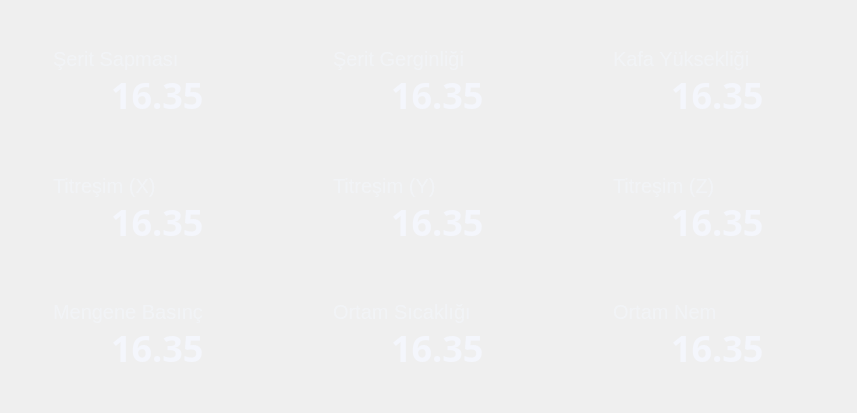
   <widget class="QFrame" name="Container_4">
    <property name="geometry">
     <rect>
      <x>1033</x>
      <y>423</y>
      <width>857</width>
      <height>413</height>
     </rect>
    </property>
    <property name="styleSheet">
     <string notr="true">QFrame {
    background: qlineargradient(
        x1:0, y1:0, x2:0, y2:1,
        stop:0 rgba(6, 11, 38, 240),
        stop:1 rgba(26, 31, 55, 0)
    );
    border-radius: 20px;
}
</string>
    </property>
    <property name="frameShape">
     <enum>QFrame::StyledPanel</enum>
    </property>
    <property name="frameShadow">
     <enum>QFrame::Raised</enum>
    </property>
    <widget class="QFrame" name="FrameSeritSapmasi">
     <property name="geometry">
      <rect>
       <x>20</x>
       <y>27</y>
       <width>260</width>
       <height>105</height>
      </rect>
     </property>
     <property name="styleSheet">
      <string notr="true">QFrame {
    background: qlineargradient(
        x1:0, y1:0, x2:0, y2:1,
        stop:0 rgba(6, 11, 38, 240),
        stop:1 rgba(26, 31, 55, 0)
    );
    border-radius: 20px;
}
</string>
     </property>
     <property name="frameShape">
      <enum>QFrame::StyledPanel</enum>
     </property>
     <property name="frameShadow">
      <enum>QFrame::Raised</enum>
     </property>
     <widget class="QLabel" name="labelSeritSapmasi">
      <property name="geometry">
       <rect>
        <x>33</x>
        <y>20</y>
        <width>151</width>
        <height>31</height>
       </rect>
      </property>
      <property name="styleSheet">
       <string notr="true">QLabel{
	background-color: transparent;
	color: rgba(244, 246, 252, 151);
	font-family: 'Plus-Jakarta-Sans';
	font-weight: medium;
	font-size: 20px;
}</string>
      </property>
      <property name="text">
       <string>Şerit Sapması</string>
      </property>
      <property name="alignment">
       <set>Qt::AlignLeading|Qt::AlignLeft|Qt::AlignTop</set>
      </property>
     </widget>
     <widget class="QLabel" name="labelSeritSapmasiValue">
      <property name="geometry">
       <rect>
        <x>91</x>
        <y>43</y>
        <width>101</width>
        <height>50</height>
       </rect>
      </property>
      <property name="font">
       <font>
        <family>Plus-Jakarta-Sans</family>
        <pointsize>-1</pointsize>
        <weight>75</weight>
        <bold>true</bold>
       </font>
      </property>
      <property name="styleSheet">
       <string notr="true">QLabel{
	background-color: transparent;
	color: #F4F6FC;
	font-family: 'Plus-Jakarta-Sans';
	font-weight: bold;
	font-size: 36px;
}</string>
      </property>
      <property name="text">
       <string>16.35</string>
      </property>
     </widget>
    </widget>
    <widget class="QFrame" name="FrameSeritGerginligi">
     <property name="geometry">
      <rect>
       <x>300</x>
       <y>27</y>
       <width>260</width>
       <height>105</height>
      </rect>
     </property>
     <property name="styleSheet">
      <string notr="true">QFrame {
    background: qlineargradient(
        x1:0, y1:0, x2:0, y2:1,
        stop:0 rgba(6, 11, 38, 240),
        stop:1 rgba(26, 31, 55, 0)
    );
    border-radius: 20px;
}
</string>
     </property>
     <property name="frameShape">
      <enum>QFrame::StyledPanel</enum>
     </property>
     <property name="frameShadow">
      <enum>QFrame::Raised</enum>
     </property>
     <widget class="QLabel" name="labelSeritGerginligi">
      <property name="geometry">
       <rect>
        <x>33</x>
        <y>20</y>
        <width>151</width>
        <height>31</height>
       </rect>
      </property>
      <property name="styleSheet">
       <string notr="true">QLabel{
	background-color: transparent;
	color: rgba(244, 246, 252, 151);
	font-family: 'Plus-Jakarta-Sans';
	font-weight: medium;
	font-size: 20px;
}</string>
      </property>
      <property name="text">
       <string>Şerit Gerginliği</string>
      </property>
      <property name="alignment">
       <set>Qt::AlignLeading|Qt::AlignLeft|Qt::AlignTop</set>
      </property>
     </widget>
     <widget class="QLabel" name="labelSeritGerginligiValue">
      <property name="geometry">
       <rect>
        <x>91</x>
        <y>43</y>
        <width>101</width>
        <height>50</height>
       </rect>
      </property>
      <property name="font">
       <font>
        <family>Plus-Jakarta-Sans</family>
        <pointsize>-1</pointsize>
        <weight>75</weight>
        <bold>true</bold>
       </font>
      </property>
      <property name="styleSheet">
       <string notr="true">QLabel{
	background-color: transparent;
	color: #F4F6FC;
	font-family: 'Plus-Jakarta-Sans';
	font-weight: bold;
	font-size: 36px;
}</string>
      </property>
      <property name="text">
       <string>16.35</string>
      </property>
     </widget>
    </widget>
    <widget class="QFrame" name="FrameKafaYuksekligi">
     <property name="geometry">
      <rect>
       <x>580</x>
       <y>27</y>
       <width>260</width>
       <height>105</height>
      </rect>
     </property>
     <property name="styleSheet">
      <string notr="true">QFrame {
    background: qlineargradient(
        x1:0, y1:0, x2:0, y2:1,
        stop:0 rgba(6, 11, 38, 240),
        stop:1 rgba(26, 31, 55, 0)
    );
    border-radius: 20px;
}
</string>
     </property>
     <property name="frameShape">
      <enum>QFrame::StyledPanel</enum>
     </property>
     <property name="frameShadow">
      <enum>QFrame::Raised</enum>
     </property>
     <widget class="QLabel" name="labelKafaYuksekligi">
      <property name="geometry">
       <rect>
        <x>33</x>
        <y>20</y>
        <width>151</width>
        <height>31</height>
       </rect>
      </property>
      <property name="styleSheet">
       <string notr="true">QLabel{
	background-color: transparent;
	color: rgba(244, 246, 252, 151);
	font-family: 'Plus-Jakarta-Sans';
	font-weight: medium;
	font-size: 20px;
}</string>
      </property>
      <property name="text">
       <string>Kafa Yüksekliği</string>
      </property>
      <property name="alignment">
       <set>Qt::AlignLeading|Qt::AlignLeft|Qt::AlignTop</set>
      </property>
     </widget>
     <widget class="QLabel" name="labelKafaYuksekligiValue">
      <property name="geometry">
       <rect>
        <x>91</x>
        <y>43</y>
        <width>101</width>
        <height>50</height>
       </rect>
      </property>
      <property name="font">
       <font>
        <family>Plus-Jakarta-Sans</family>
        <pointsize>-1</pointsize>
        <weight>75</weight>
        <bold>true</bold>
       </font>
      </property>
      <property name="styleSheet">
       <string notr="true">QLabel{
	background-color: transparent;
	color: #F4F6FC;
	font-family: 'Plus-Jakarta-Sans';
	font-weight: bold;
	font-size: 36px;
}</string>
      </property>
      <property name="text">
       <string>16.35</string>
      </property>
     </widget>
    </widget>
    <widget class="QFrame" name="FrameTitresimX">
     <property name="geometry">
      <rect>
       <x>20</x>
       <y>154</y>
       <width>260</width>
       <height>105</height>
      </rect>
     </property>
     <property name="styleSheet">
      <string notr="true">QFrame {
    background: qlineargradient(
        x1:0, y1:0, x2:0, y2:1,
        stop:0 rgba(6, 11, 38, 240),
        stop:1 rgba(26, 31, 55, 0)
    );
    border-radius: 20px;
}
</string>
     </property>
     <property name="frameShape">
      <enum>QFrame::StyledPanel</enum>
     </property>
     <property name="frameShadow">
      <enum>QFrame::Raised</enum>
     </property>
     <widget class="QLabel" name="labelTitresimX">
      <property name="geometry">
       <rect>
        <x>33</x>
        <y>20</y>
        <width>151</width>
        <height>31</height>
       </rect>
      </property>
      <property name="styleSheet">
       <string notr="true">QLabel{
	background-color: transparent;
	color: rgba(244, 246, 252, 151);
	font-family: 'Plus-Jakarta-Sans';
	font-weight: medium;
	font-size: 20px;
}</string>
      </property>
      <property name="text">
       <string>Titreşim (X)</string>
      </property>
      <property name="alignment">
       <set>Qt::AlignLeading|Qt::AlignLeft|Qt::AlignTop</set>
      </property>
     </widget>
     <widget class="QLabel" name="labelTitresimXValue">
      <property name="geometry">
       <rect>
        <x>91</x>
        <y>43</y>
        <width>101</width>
        <height>50</height>
       </rect>
      </property>
      <property name="font">
       <font>
        <family>Plus-Jakarta-Sans</family>
        <pointsize>-1</pointsize>
        <weight>75</weight>
        <bold>true</bold>
       </font>
      </property>
      <property name="styleSheet">
       <string notr="true">QLabel{
	background-color: transparent;
	color: #F4F6FC;
	font-family: 'Plus-Jakarta-Sans';
	font-weight: bold;
	font-size: 36px;
}</string>
      </property>
      <property name="text">
       <string>16.35</string>
      </property>
     </widget>
    </widget>
    <widget class="QFrame" name="FrameTitresimY">
     <property name="geometry">
      <rect>
       <x>300</x>
       <y>154</y>
       <width>260</width>
       <height>105</height>
      </rect>
     </property>
     <property name="styleSheet">
      <string notr="true">QFrame {
    background: qlineargradient(
        x1:0, y1:0, x2:0, y2:1,
        stop:0 rgba(6, 11, 38, 240),
        stop:1 rgba(26, 31, 55, 0)
    );
    border-radius: 20px;
}
</string>
     </property>
     <property name="frameShape">
      <enum>QFrame::StyledPanel</enum>
     </property>
     <property name="frameShadow">
      <enum>QFrame::Raised</enum>
     </property>
     <widget class="QLabel" name="labelTitresimY">
      <property name="geometry">
       <rect>
        <x>33</x>
        <y>20</y>
        <width>151</width>
        <height>31</height>
       </rect>
      </property>
      <property name="styleSheet">
       <string notr="true">QLabel{
	background-color: transparent;
	color: rgba(244, 246, 252, 151);
	font-family: 'Plus-Jakarta-Sans';
	font-weight: medium;
	font-size: 20px;
}</string>
      </property>
      <property name="text">
       <string>Titreşim (Y)</string>
      </property>
      <property name="alignment">
       <set>Qt::AlignLeading|Qt::AlignLeft|Qt::AlignTop</set>
      </property>
     </widget>
     <widget class="QLabel" name="labelTitresimYValue">
      <property name="geometry">
       <rect>
        <x>91</x>
        <y>43</y>
        <width>101</width>
        <height>50</height>
       </rect>
      </property>
      <property name="font">
       <font>
        <family>Plus-Jakarta-Sans</family>
        <pointsize>-1</pointsize>
        <weight>75</weight>
        <bold>true</bold>
       </font>
      </property>
      <property name="styleSheet">
       <string notr="true">QLabel{
	background-color: transparent;
	color: #F4F6FC;
	font-family: 'Plus-Jakarta-Sans';
	font-weight: bold;
	font-size: 36px;
}</string>
      </property>
      <property name="text">
       <string>16.35</string>
      </property>
     </widget>
    </widget>
    <widget class="QFrame" name="FrameTitresimZ">
     <property name="geometry">
      <rect>
       <x>580</x>
       <y>154</y>
       <width>260</width>
       <height>105</height>
      </rect>
     </property>
     <property name="styleSheet">
      <string notr="true">QFrame {
    background: qlineargradient(
        x1:0, y1:0, x2:0, y2:1,
        stop:0 rgba(6, 11, 38, 240),
        stop:1 rgba(26, 31, 55, 0)
    );
    border-radius: 20px;
}
</string>
     </property>
     <property name="frameShape">
      <enum>QFrame::StyledPanel</enum>
     </property>
     <property name="frameShadow">
      <enum>QFrame::Raised</enum>
     </property>
     <widget class="QLabel" name="labelTitresimZ">
      <property name="geometry">
       <rect>
        <x>33</x>
        <y>20</y>
        <width>151</width>
        <height>31</height>
       </rect>
      </property>
      <property name="styleSheet">
       <string notr="true">QLabel{
	background-color: transparent;
	color: rgba(244, 246, 252, 151);
	font-family: 'Plus-Jakarta-Sans';
	font-weight: medium;
	font-size: 20px;
}</string>
      </property>
      <property name="text">
       <string>Titreşim (Z)</string>
      </property>
      <property name="alignment">
       <set>Qt::AlignLeading|Qt::AlignLeft|Qt::AlignTop</set>
      </property>
     </widget>
     <widget class="QLabel" name="labelTitresimZValue">
      <property name="geometry">
       <rect>
        <x>91</x>
        <y>43</y>
        <width>101</width>
        <height>50</height>
       </rect>
      </property>
      <property name="font">
       <font>
        <family>Plus-Jakarta-Sans</family>
        <pointsize>-1</pointsize>
        <weight>75</weight>
        <bold>true</bold>
       </font>
      </property>
      <property name="styleSheet">
       <string notr="true">QLabel{
	background-color: transparent;
	color: #F4F6FC;
	font-family: 'Plus-Jakarta-Sans';
	font-weight: bold;
	font-size: 36px;
}</string>
      </property>
      <property name="text">
       <string>16.35</string>
      </property>
     </widget>
    </widget>
    <widget class="QFrame" name="FrameMengeneBasinc">
     <property name="geometry">
      <rect>
       <x>20</x>
       <y>280</y>
       <width>260</width>
       <height>105</height>
      </rect>
     </property>
     <property name="styleSheet">
      <string notr="true">QFrame {
    background: qlineargradient(
        x1:0, y1:0, x2:0, y2:1,
        stop:0 rgba(6, 11, 38, 240),
        stop:1 rgba(26, 31, 55, 0)
    );
    border-radius: 20px;
}
</string>
     </property>
     <property name="frameShape">
      <enum>QFrame::StyledPanel</enum>
     </property>
     <property name="frameShadow">
      <enum>QFrame::Raised</enum>
     </property>
     <widget class="QLabel" name="labelMengeneBasinc">
      <property name="geometry">
       <rect>
        <x>33</x>
        <y>20</y>
        <width>151</width>
        <height>31</height>
       </rect>
      </property>
      <property name="styleSheet">
       <string notr="true">QLabel{
	background-color: transparent;
	color: rgba(244, 246, 252, 151);
	font-family: 'Plus-Jakarta-Sans';
	font-weight: medium;
	font-size: 20px;
}</string>
      </property>
      <property name="text">
       <string>Mengene Basınç</string>
      </property>
      <property name="alignment">
       <set>Qt::AlignLeading|Qt::AlignLeft|Qt::AlignTop</set>
      </property>
     </widget>
     <widget class="QLabel" name="labelMengeneBasincValue">
      <property name="geometry">
       <rect>
        <x>91</x>
        <y>43</y>
        <width>101</width>
        <height>50</height>
       </rect>
      </property>
      <property name="font">
       <font>
        <family>Plus-Jakarta-Sans</family>
        <pointsize>-1</pointsize>
        <weight>75</weight>
        <bold>true</bold>
       </font>
      </property>
      <property name="styleSheet">
       <string notr="true">QLabel{
	background-color: transparent;
	color: #F4F6FC;
	font-family: 'Plus-Jakarta-Sans';
	font-weight: bold;
	font-size: 36px;
}</string>
      </property>
      <property name="text">
       <string>16.35</string>
      </property>
     </widget>
    </widget>
    <widget class="QFrame" name="FrameOrtamSicakligi">
     <property name="geometry">
      <rect>
       <x>300</x>
       <y>280</y>
       <width>260</width>
       <height>105</height>
      </rect>
     </property>
     <property name="styleSheet">
      <string notr="true">QFrame {
    background: qlineargradient(
        x1:0, y1:0, x2:0, y2:1,
        stop:0 rgba(6, 11, 38, 240),
        stop:1 rgba(26, 31, 55, 0)
    );
    border-radius: 20px;
}
</string>
     </property>
     <property name="frameShape">
      <enum>QFrame::StyledPanel</enum>
     </property>
     <property name="frameShadow">
      <enum>QFrame::Raised</enum>
     </property>
     <widget class="QLabel" name="labelOrtamSicakligi">
      <property name="geometry">
       <rect>
        <x>33</x>
        <y>20</y>
        <width>151</width>
        <height>31</height>
       </rect>
      </property>
      <property name="styleSheet">
       <string notr="true">QLabel{
	background-color: transparent;
	color: rgba(244, 246, 252, 151);
	font-family: 'Plus-Jakarta-Sans';
	font-weight: medium;
	font-size: 20px;
}</string>
      </property>
      <property name="text">
       <string>Ortam Sıcaklığı</string>
      </property>
      <property name="alignment">
       <set>Qt::AlignLeading|Qt::AlignLeft|Qt::AlignTop</set>
      </property>
     </widget>
     <widget class="QLabel" name="labelOrtamSicakligiValue">
      <property name="geometry">
       <rect>
        <x>91</x>
        <y>43</y>
        <width>101</width>
        <height>50</height>
       </rect>
      </property>
      <property name="font">
       <font>
        <family>Plus-Jakarta-Sans</family>
        <pointsize>-1</pointsize>
        <weight>75</weight>
        <bold>true</bold>
       </font>
      </property>
      <property name="styleSheet">
       <string notr="true">QLabel{
	background-color: transparent;
	color: #F4F6FC;
	font-family: 'Plus-Jakarta-Sans';
	font-weight: bold;
	font-size: 36px;
}</string>
      </property>
      <property name="text">
       <string>16.35</string>
      </property>
     </widget>
    </widget>
    <widget class="QFrame" name="FrameOrtamNem">
     <property name="geometry">
      <rect>
       <x>580</x>
       <y>280</y>
       <width>260</width>
       <height>105</height>
      </rect>
     </property>
     <property name="styleSheet">
      <string notr="true">QFrame {
    background: qlineargradient(
        x1:0, y1:0, x2:0, y2:1,
        stop:0 rgba(6, 11, 38, 240),
        stop:1 rgba(26, 31, 55, 0)
    );
    border-radius: 20px;
}
</string>
     </property>
     <property name="frameShape">
      <enum>QFrame::StyledPanel</enum>
     </property>
     <property name="frameShadow">
      <enum>QFrame::Raised</enum>
     </property>
     <widget class="QLabel" name="labelOrtamNem">
      <property name="geometry">
       <rect>
        <x>33</x>
        <y>20</y>
        <width>151</width>
        <height>31</height>
       </rect>
      </property>
      <property name="styleSheet">
       <string notr="true">QLabel{
	background-color: transparent;
	color: rgba(244, 246, 252, 151);
	font-family: 'Plus-Jakarta-Sans';
	font-weight: medium;
	font-size: 20px;
}</string>
      </property>
      <property name="text">
       <string>Ortam Nem</string>
      </property>
      <property name="alignment">
       <set>Qt::AlignLeading|Qt::AlignLeft|Qt::AlignTop</set>
      </property>
     </widget>
     <widget class="QLabel" name="labelOrtamNemValue">
      <property name="geometry">
       <rect>
        <x>91</x>
        <y>43</y>
        <width>101</width>
        <height>50</height>
       </rect>
      </property>
      <property name="font">
       <font>
        <family>Plus-Jakarta-Sans</family>
        <pointsize>-1</pointsize>
        <weight>75</weight>
        <bold>true</bold>
       </font>
      </property>
      <property name="styleSheet">
       <string notr="true">QLabel{
	background-color: transparent;
	color: #F4F6FC;
	font-family: 'Plus-Jakarta-Sans';
	font-weight: bold;
	font-size: 36px;
}</string>
      </property>
      <property name="text">
       <string>16.35</string>
      </property>
     </widget>
    </widget>
   </widget>
